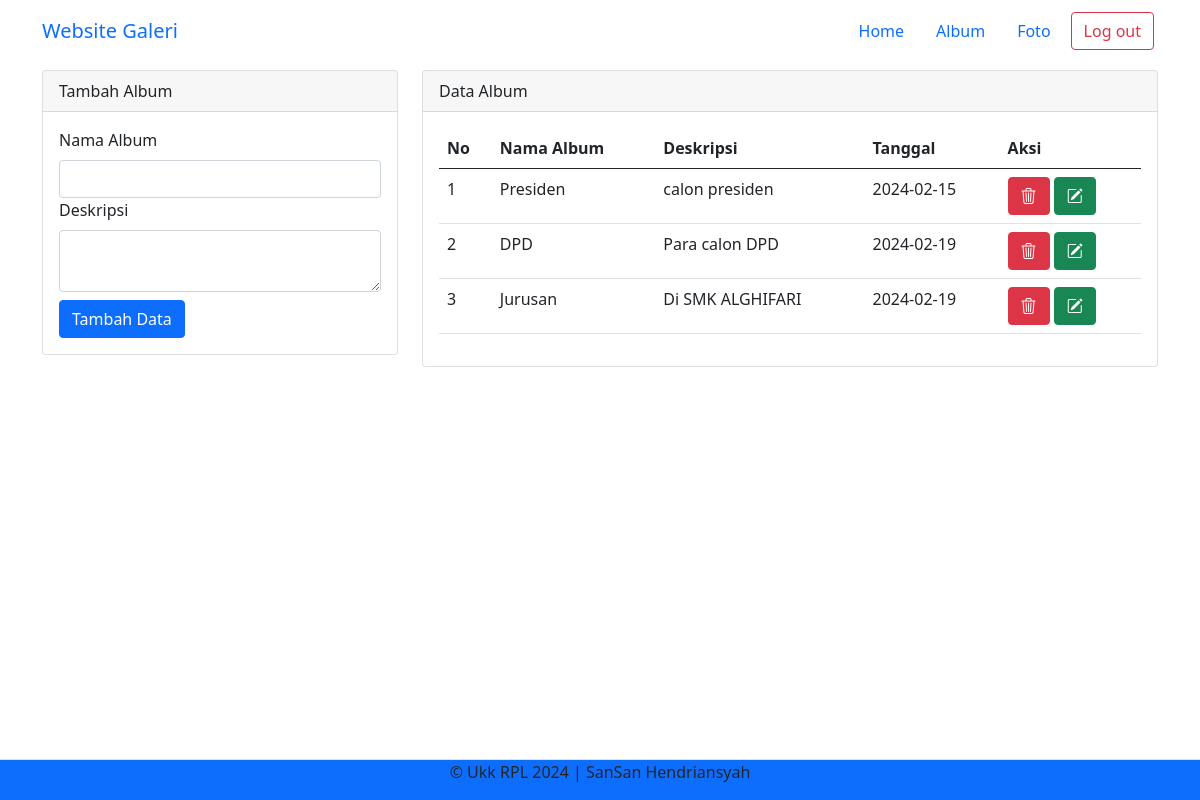
/Galerysansan/admin/album.php (signed in), run on the app's committed database.
### tables this page shows
CREATE TABLE `album` (
  `albumid` int(11) NOT NULL,
  `namaalbum` varchar(255) NOT NULL,
  `deskripsi` text NOT NULL,
  `tanggaldibuat` date NOT NULL,
  `userid` int(11) NOT NULL
);

### Galerysansan/admin/album.php (the view, shortened to what this page needs)
<?php
include '../config/koneksi.php';
?>
<!DOCTYPE html>
<html>
<head>
  <link rel="stylesheet" type="text/css" href="../asset/css/bootstrap.min.css">
  <link rel="stylesheet" href="https://cdn.jsdelivr.net/npm/bootstrap-icons@1.11.3/font/bootstrap-icons.min.css">
  <link rel="stylesheet" href="https://cdn.jsdelivr.net/npm/bootstrap-icons@1.11.3/font/bootstrap-icons.min.css">
</head>
<body>
  <nav class="navbar navbar-expand-lg bg-body-tertiary">
    <div class="container">
      <a class="navbar-brand" href="index.php">Website Galeri </a>
      <a href="home.php" class="nav-link">Home</a>
      <a href="album.php" class="nav-link">Album</a>
      <a href="foto.php" class="nav-link">Foto</a>
      <a href="../config/aksi_logout.php" class="btn btn-outline-danger m-1">Log out</a>
    </div>
  </nav>
  <div class="container">
    <div class="row">
      <div class="col-md-4">
        <div class="card mt-2">
          <div class="card-header">Tambah Album</div>
          <div class="card-body">
            <form action="../config/Aksi_album.php" method="POST">
              <label class="form-label">Nama Album</label>
              <input type="text" name="namaalbum" class="form-control" required>
              <label class="form-label">Deskripsi</label>
              <textarea class="form-control" name="deskripsi" required></textarea>
              <button type="submit" class="btn btn-primary mt-2" name="tambah">Tambah Data</button>
            </form>
          </div>
        </div>
      </div>
      <div class="col-md-8">
        <div class="card mt-2">
          <div class="card-header">Data Album</div>
          <div class="card-body">
            <table class="table">
              <thead>
                <tr>
                  <th>No</th>
                  <th>Nama Album</th>
                  <th>Deskripsi</th>
                  <th>Tanggal</th>
                  <th>Aksi</th>
                </tr>
              </thead>
              <tbody>
                <?php
                $no = 1;
                $userid = $_SESSION['userid'];
                $sql = mysqli_query($koneksi, "SELECT * FROM album WHERE userid = '$userid'");
                while ($data = mysqli_fetch_array($sql)) {
                ?>
                  <tr>
                    <td><?php echo $no++ ?></td>
                    <td><?php echo $data['namaalbum'] ?></td>
                    <td><?php echo $data['deskripsi'] ?></td>
                    <td><?php echo $data['tanggaldibuat'] ?></td>
                    <td>
                      <button type="button" class="btn btn-danger bi bi-trash3" data-bs-toggle="modal" data-bs-target="#hapus<?php echo $data['albumid'] ?>">
                      </button>
                      <button type="button" class="btn btn-success bi bi-pencil-square " data-bs-toggle="modal" data-bs-target="#edit<?php echo $data['albumid'] ?>">
                      </button>
                    </td>
                  </tr>
                <?php } ?>
              </tbody>
            </table>
          </div>
        </div>
      </div>
    </div>
  </div>
  <footer class="d-flex justify-content-center border-top mt-3
    bg-primary fixed-bottom">
    <p>&copy; Ukk RPL 2024 | SanSan Hendriansyah</p>
  </footer>
</body>
</html>

### data on the page
album: namaalbum "Presiden", deskripsi "calon presiden", tanggaldibuat "2024-02-15"
album: namaalbum "DPD", deskripsi "Para calon DPD", tanggaldibuat "2024-02-19"
album: namaalbum "Jurusan", deskripsi "Di SMK ALGHIFARI", tanggaldibuat "2024-02-19"
